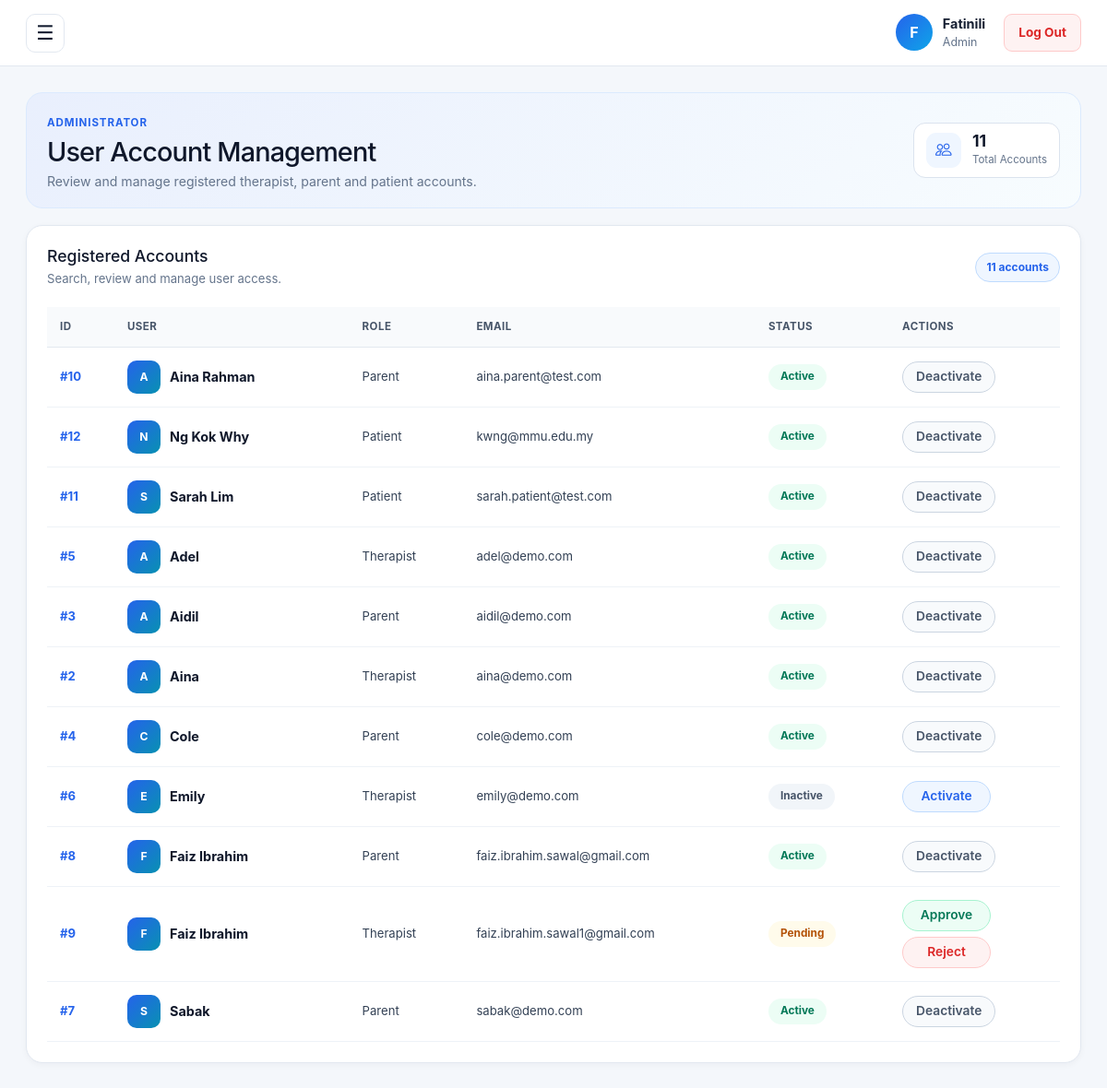
Page /admin/users (signed in) on the committed database.
### tables this page shows
CREATE TABLE "users" (
                user_id INTEGER PRIMARY KEY AUTOINCREMENT,

                full_name TEXT NOT NULL,
                email TEXT NOT NULL UNIQUE,
                password_hash TEXT NOT NULL,

                role TEXT NOT NULL
                    CHECK(
                        role IN (
                            'ADMIN',
                            'THERAPIST',
                            'PARENT',
                            'PATIENT'
                        )
                    ),

                must_change_password INTEGER NOT NULL DEFAULT 0,
                is_active INTEGER NOT NULL DEFAULT 1,

                approval_status TEXT NOT NULL
                    CHECK(
                        approval_status IN (
                            'APPROVED',
                            'PENDING',
                            'REJECTED'
                        )
                    )
                    DEFAULT 'APPROVED'
            );

### app.py (the view, shortened to what this page needs)
@app.route("/admin/users", methods=["GET", "POST"])
@login_required(roles=["ADMIN"])
def admin_users():
    db = get_db()
    users = db.execute("""
        SELECT
            user_id,
            full_name,
            email,
            role,
            is_active,
            approval_status
        FROM users
        WHERE role IN ('THERAPIST', 'PARENT', 'PATIENT')
        ORDER BY full_name
    """).fetchall()
    return render_template(
        "admin_users.html",
        users=users
    )

### app.py (called while the page is built)
def get_db():
    if "db" not in g:
        g.db = sqlite3.connect(DB_PATH)
        g.db.row_factory = sqlite3.Row
    return g.db

def login_required(roles=None):
    def decorator(fn):
        @wraps(fn)
        def wrapper(*args, **kwargs):
            user = session.get("user")
            if not user:
                flash("Please log in first.", "error")
                return redirect(url_for("home"))
            if roles and user.get("role") not in roles:
                abort(403)
            return fn(*args, **kwargs)
        return wrapper
    return decorator

### templates/admin_users.html (shortened to what this page needs)
{% extends "base.html" %}
{% block content %}
  <section class="page-header-modern">
    <div>
      <span class="page-eyebrow">Administrator</span>
      <h1>User Account Management</h1>
      <p>
        Review and manage registered therapist, parent and patient accounts.
      </p>
    </div>
    <div class="page-header-summary">
      <i class="bi bi-people"></i>
      <div>
        <strong>{{ users | length }}</strong>
        <span>Total Accounts</span>
      </div>
    </div>
  </section>
  <section class="table-card">
    <div class="table-card-header">
      <div>
        <h2>Registered Accounts</h2>
        <p>
          Search, review and manage user access.
        </p>
      </div>
      <span class="table-count">
        {{ users | length }} accounts
      </span>
    </div>
    {% if users %}
      <div class="table-responsive">
        <table id="usersTable" class="table table-hover align-middle modern-data-table" style="width:100%">
          <thead>
            <tr>
              <th>ID</th>
              <th>User</th>
              <th>Role</th>
              <th>Email</th>
              <th>Status</th>
              <th>Actions</th>
            </tr>
          </thead>
          <tbody>
        {% for user in users %}
          <tr>
            <td data-order="{{ user.user_id }}">
              <span class="appointment-id">
                #{{ user.user_id }}
              </span>
            </td>
            <td>
              <div class="table-person">
                <span class="table-avatar">
                  {{ user.full_name[0] | upper }}
                </span>
                <div>
                  <strong>
                    {{ user.full_name | title }}
                  </strong>
                </div>
              </div>
            </td>
            <td>
              <span class="role-badge">
                {{ user.role | title }}
              </span>
            </td>
            <td>
              {{ user.email }}
            </td>
            <td>
              {% if user.role == "THERAPIST"
                    and user.approval_status == "PENDING" %}
                <span class="status-badge status-pending">
                  Pending
                </span>
              {% elif user.role == "THERAPIST"
                      and user.approval_status == "REJECTED" %}
                <span class="status-badge status-rejected">
                  Rejected
                </span>
              {% elif user.is_active == 1 %}
                <span class="status-badge status-active">
                  Active
                </span>
              {% else %}
                <span class="status-badge status-inactive">
                  Inactive
                </span>
              {% endif %}
              </td>
           <td>
            <div class="account-actions">
              {% if user.role == "THERAPIST"
                    and user.approval_status == "PENDING" %}
                <form
                  method="POST"
                  action="{{ url_for(
                    'admin_user_action',
                    user_id=user.user_id,
                    action='approve'
                  ) }}"
                >
                  <button type="submit" class="account-action-btn action-approve">
                    Approve
                  </button>
                </form>
                <form
                  method="POST"
                  action="{{ url_for(
                    'admin_user_action',
                    user_id=user.user_id,
                    action='reject'
                  ) }}"
                   onsubmit="return confirm(
                      'Are you sure you want to reject {{ user.full_name | title }} registration? This therapist will not be able to access the system.'
                  );"
                >
                  <button type="submit" class="account-action-btn action-reject">
                    Reject
                  </button>
                </form>
              {% elif user.is_active == 1 %}
                <form
                  method="POST"
                  action="{{ url_for(
                    'admin_user_action',
                    user_id=user.user_id,
                    action='deactivate'
                  ) }}"
                  onsubmit="return confirm(
                    'Are you sure you want to deactivate {{user.full_name | title }}? This user will no longer be able to log in.'
                  );"
                >
                  <button type="submit" class="account-action-btn action-deactivate">
                    Deactivate
                  </button>
                </form>
              {% else %}
                <form
                  method="POST"
                  action="{{ url_for(
                    'admin_user_action',
                    user_id=user.user_id,
                    action='activate'
                  ) }}"
                >
                  <button type="submit" class="account-action-btn action-activate">
                    Activate
                  </button>
                </form>
              {% endif %}
              </div>
            </td>
          </tr>
        {% endfor %}
          </tbody>
        </table>
      </div>
    {% else %}
      <p class="muted">No registered accounts found.</p>
    {% endif %}
  </section>
{% endblock %}

### rows in the picture
users: user_id "10", full_name "A", full_name "Aina Rahman", role "Parent", email "aina.parent@test.com", is_active "Active"
users: user_id "12", full_name "N", full_name "Ng Kok Why", role "Patient", email "kwng@mmu.edu.my", is_active "Active"
users: user_id "11", full_name "S", full_name "Sarah Lim", role "Patient", email "sarah.patient@test.com", is_active "Active"
users: user_id "5", full_name "A", full_name "Adel", role "Therapist", email "adel@demo.com", approval_status "Active"
users: user_id "3", full_name "A", full_name "Aidil", role "Parent", email "aidil@demo.com", is_active "Active"
users: user_id "2", full_name "A", full_name "Aina", role "Therapist", email "aina@demo.com", approval_status "Active"
users: user_id "4", full_name "C", full_name "Cole", role "Parent", email "cole@demo.com", is_active "Active"
users: user_id "6", full_name "E", full_name "Emily", role "Therapist", email "emily@demo.com", approval_status "Inactive"
users: user_id "8", full_name "F", full_name "Faiz Ibrahim", role "Parent", email "faiz.ibrahim.sawal@gmail.com", is_active "Active"
users: user_id "9", full_name "F", full_name "Faiz Ibrahim", role "Therapist", email "faiz.ibrahim.sawal1@gmail.com", approval_status "Pending"
users: user_id "7", full_name "S", full_name "Sabak", role "Parent", email "sabak@demo.com", is_active "Active"

### other values in the picture
{{ session["user"]["full_name"][0] | upper }} "F"
{{ session["user"]["full_name"] | title }} "Fatinili"
{{ session["user"]["role"] | title }} "Admin"
{{ users | length }} "11"
